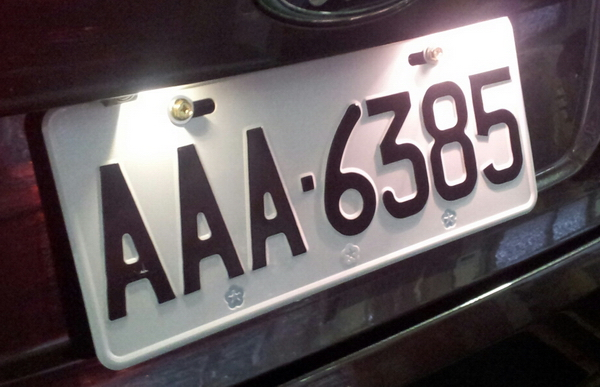
#> input picture img/car.jpg, 600 x 387 px
$ python otsu.py
#> lines starting #> are read from the running program, lines starting #| are printed output that depends on the picture; after the words box and inside, x2 and y2 are one past the last pixel; in counts of white or black regions, pixels touching at a corner belong together
import cv2 as cv
import numpy as np
from matplotlib import pyplot as plt
img = cv.imread('./img/car.jpg',0)
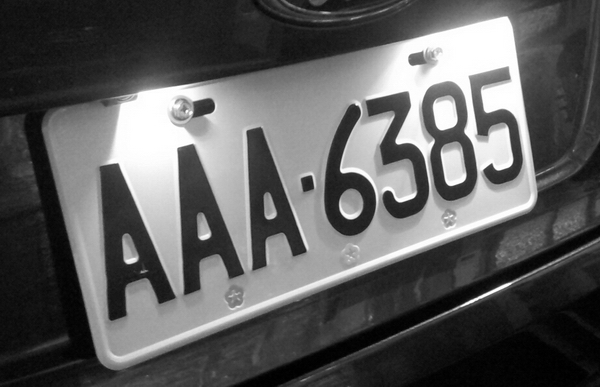
#> img: shape (387, 600); min 0, max 255, mean 92.3
ret,thresh1 = cv.threshold(img,127,255,cv.THRESH_BINARY)
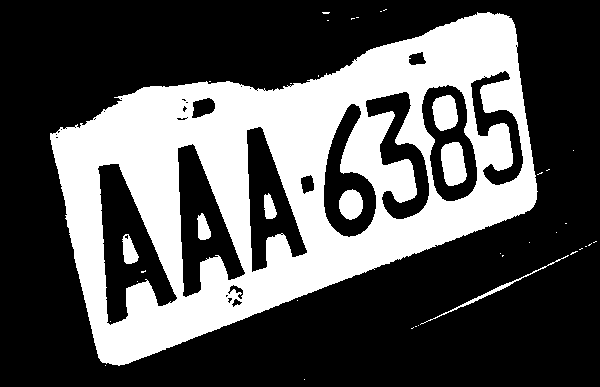
#> thresh1: shape (387, 600); 33.6% white; 39 white regions (31 under 20 px), largest, box (x1, y1, x2, y2) and area: (50, 12, 538, 366) 74508, (441, 142, 467, 186) 894, (432, 95, 458, 131) 727
ret,thresh2 = cv.threshold(img,127,255,cv.THRESH_BINARY_INV)
ret,thresh3 = cv.threshold(img,127,255,cv.THRESH_TRUNC)
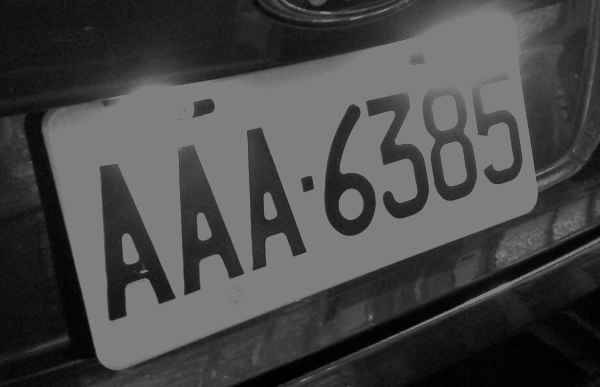
#> thresh3: shape (387, 600); min 0, max 127, mean 71.4
ret,thresh4 = cv.threshold(img,127,255,cv.THRESH_TOZERO)
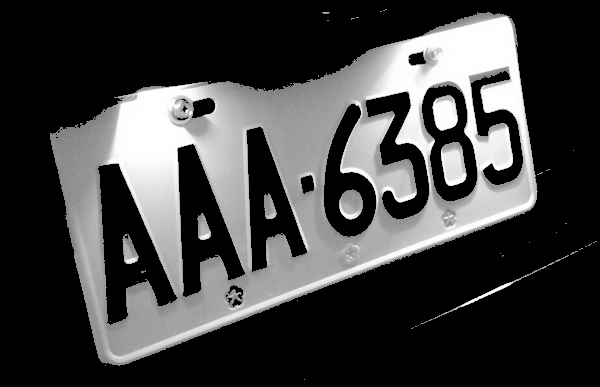
#> thresh4: shape (387, 600); min 0, max 255, mean 63.5
ret,thresh5 = cv.threshold(img,127,255,cv.THRESH_TOZERO_INV)
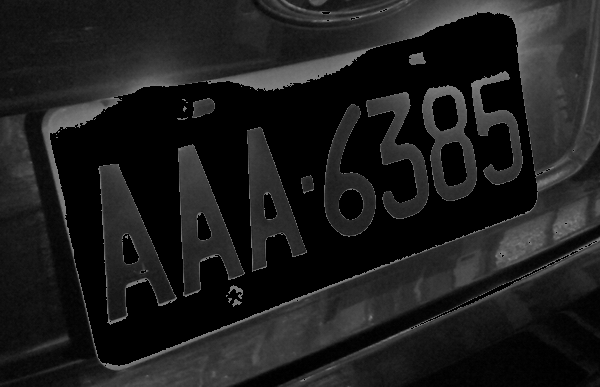
#> thresh5: shape (387, 600); min 0, max 127, mean 28.7
titles = ['Original Image','BINARY','BINARY_INV','TRUNC','TOZERO','TOZERO_INV']
images = [img, thresh1, thresh2, thresh3, thresh4, thresh5]
for i in range(6):
    plt.subplot(2,3,i+1),plt.imshow(images[i],'gray')
    plt.title(titles[i])
    plt.xticks([]),plt.yticks([])
plt.show()
